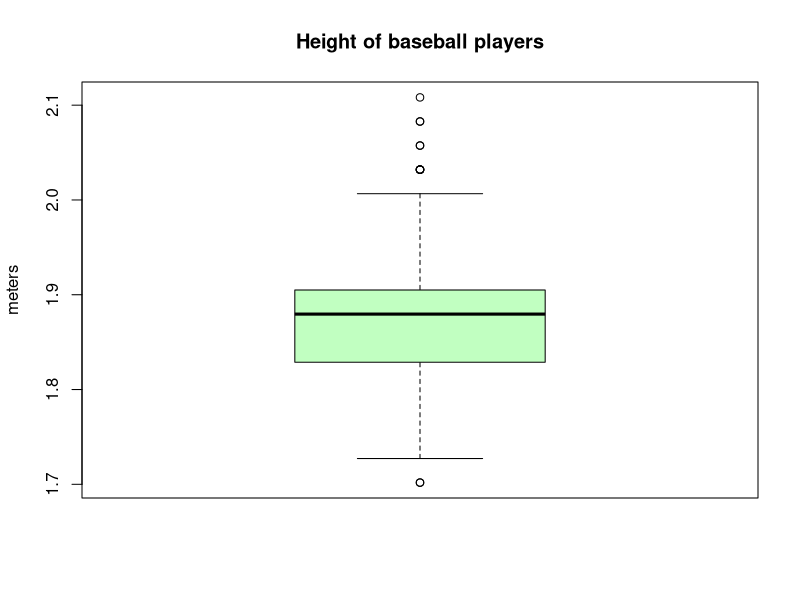
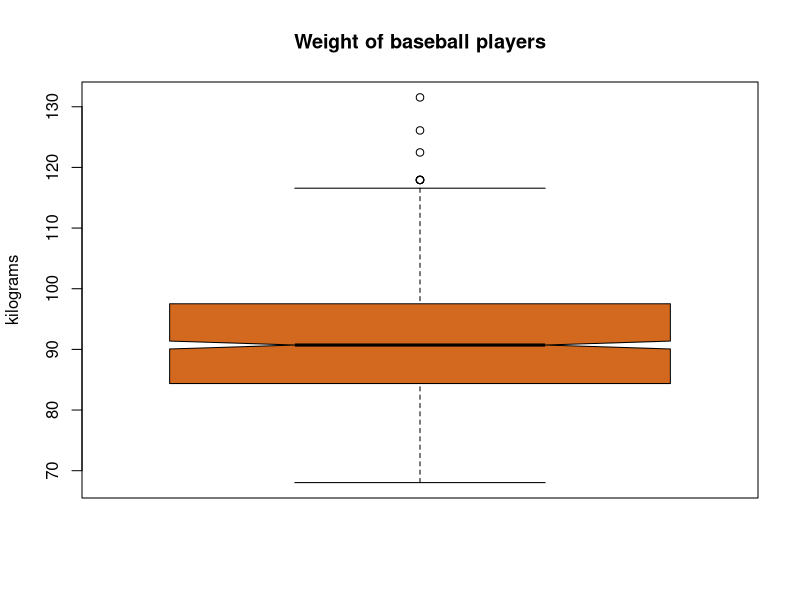
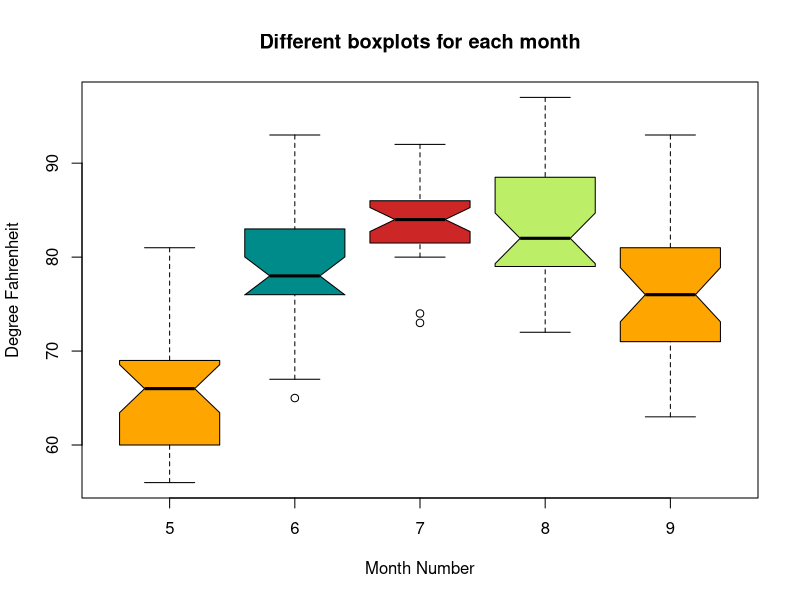

Source code (R) for these figures, in order:
# boxplot(formula, data, notch, varwidth, names, xlab, ylab, main))
# boxplot(x, data, notch, varwidth, names, xlab, ylab, main)

# formula:  a formula, such as ‘y ~ grp’, where ‘y’ is a numeric vector
#           of data values to be split into groups according to the
#           grouping variable ‘grp’ (usually a factor)

# x:        a vector of data values as input for boxplot
# data:     a data.frame (or list) from which the variables in ‘formula’ should be taken
# notch:    set TRUE to draw the notch, default is FALSE
# varwidth: set TRUE to draw the boxes' widths proportional to the square-roots of the number of observations in the groups
# names:    group labels which will be printed under each boxplot
# xlab:     label of x axis
# ylab:     label of y axis
# main:     name of the plot
# col:       a vector of colors for the bars or bar components (default is "grey")

df_baseball <- read.csv("data_chap_11/baseball.csv")
head(df_baseball)

## Example 1: boxplot with no notch
boxplot(
    x = df_baseball$height,
    main = "Height of baseball players",
    col = "darkseagreen1",
    ylab = "meters"
)

## Example 2: boxplot with notch
boxplot(
    x = df_baseball$weight,
    notch = TRUE,
    varwidth = TRUE,
    main = "Weight of baseball players",
    col = "chocolate",
    ylab = "kilograms"
)


## Example 3: boxplot many groups/boxes using formula 'y ~ groups'
data(airquality)

# Boxplot of temperature grouped by month
boxplot(
    Temp ~ Month, data = airquality,
    main = "Different boxplots for each month",
    notch = TRUE,
    xlab = "Month Number",
    ylab = "Degree Fahrenheit",
    col = c("orange", "cyan4", "firebrick3", "darkolivegreen2"),
    border = "black"
)